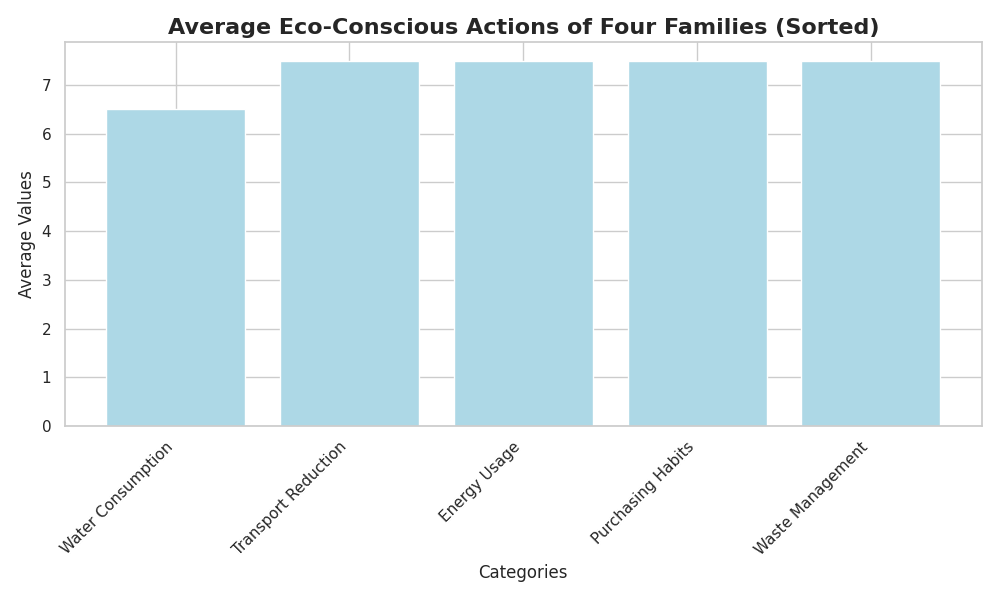

The script that drew this image:
import matplotlib.pyplot as plt
import numpy as np

categories = ['Water Consumption', 'Transport Reduction', 'Energy Usage', 'Purchasing Habits', 'Waste Management']
household_data = {
    'Family X': [7, 9, 8, 6, 7],
    'Family Y': [8, 6, 7, 9, 8],
    'Family Z': [6, 7, 9, 8, 6],
    'Family W': [5, 8, 6, 7, 9],
}

average_data = np.mean([list(household_data.values())[i] for i in range(len(household_data))], axis=0).tolist()

# Sort the categories based on the average data to create a sorted bar chart
sorted_indices = np.argsort(average_data)
sorted_categories = [categories[i] for i in sorted_indices]
sorted_averages = [average_data[i] for i in sorted_indices]

plt.figure(figsize=(10, 6))
plt.bar(sorted_categories, sorted_averages, color='lightblue')
plt.xlabel('Categories', fontsize=12)
plt.ylabel('Average Values', fontsize=12)
plt.title('Average Eco-Conscious Actions of Four Families (Sorted)', fontsize=16, weight='bold')
plt.xticks(rotation=45, ha='right')

plt.tight_layout()
plt.show()
